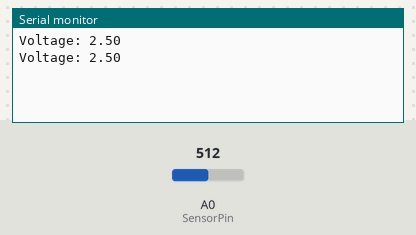
This sketch was run on a simulated Arduino Uno, built with avr-gcc and run on an emulated ATmega328P. Shown: the last lines printed to the serial monitor. The inputs (shaded band) are chosen by the test bench; at power-on: A0 (SensorPin) = 512. No radio packets arrive unless stated.

Above: at 1.8 s.
1.9 s: A0 (SensorPin) set to 716
At 3.0 s:
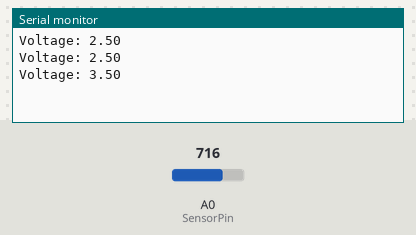
3.4 s: A0 (SensorPin) set to 900
At 4.7 s:
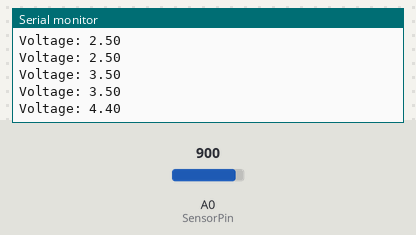
Timing chart, 0 to 6.4 s (numbered marks = the images above; inputs shaded):
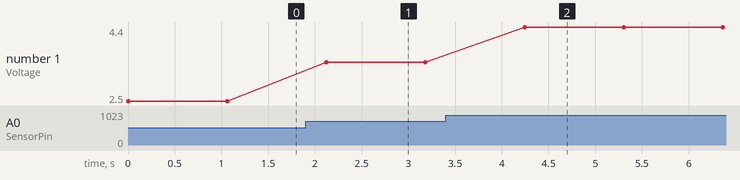

The sketch:

WaterLevel.ino
```cpp
#include <VirtualWire.h>

#define SensorPin A0
#define transmit_pin 12  // Define the pin for RF transmitter

void setup() {
  // Initialize serial communication at 9600 baud
  Serial.begin(9600);

  // Initialize the RF transmitter
  vw_set_tx_pin(transmit_pin);
  vw_setup(2000);  // Bits per second
}

void loop() {
  // Read the analog sensor value
  int SensorValue = analogRead(SensorPin);

  // Calculate the voltage value
  // (assuming 5V reference and 10-bit ADC)
  float SensorVolts = SensorValue * 5.0 / 1023.0;

  // Output the voltage
  // value to the Serial Monitor
  Serial.print("Voltage: ");
  // Print voltage with 3 decimal places
  Serial.println(SensorVolts);

  // Prepare the message to send
  char msg[50];
  char voltsStr[10];

  // Convert float to string
  dtostrf(SensorVolts, 4, 3, voltsStr);

  sprintf(msg, "Analog:%d,Volts:%s", SensorValue, voltsStr);

  // Send the message
  vw_send((uint8_t *)msg, strlen(msg));
  // Wait until the whole message is gone
  vw_wait_tx();

  // Wait before taking the next reading
  delay(1000);
}
```

Measured:
- after the input at 1.9 s, the serial monitor: prints a new line after 0.22 s (image 1)
- after the input at 3.4 s, the serial monitor: prints a new line after 0.84 s (image 2)
- plotted number 1: 2.5 → 3.5 after the input at 1.9 s, 3.5 → 4.4 after the input at 3.4 s
